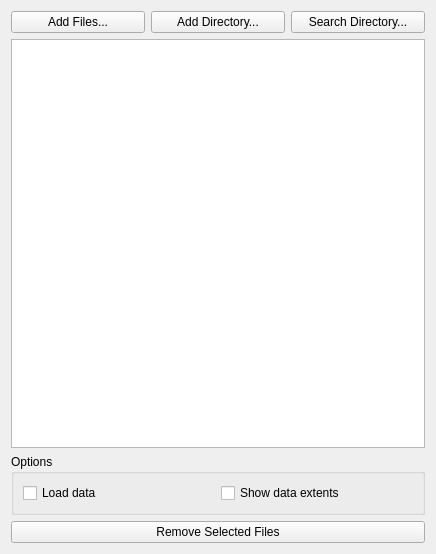
<?xml version="1.0" encoding="UTF-8"?>
<ui version="4.0">
 <class>AddFileSystemWidget</class>
 <widget class="QWidget" name="AddFileSystemWidget">
  <property name="geometry">
   <rect>
    <x>0</x>
    <y>0</y>
    <width>436</width>
    <height>554</height>
   </rect>
  </property>
  <property name="windowTitle">
   <string>Form</string>
  </property>
  <layout class="QVBoxLayout" name="verticalLayout">
   <item>
    <layout class="QHBoxLayout" name="horizontalLayout">
     <item>
      <widget class="QPushButton" name="addFilesButton">
       <property name="text">
        <string>Add Files...</string>
       </property>
      </widget>
     </item>
     <item>
      <widget class="QPushButton" name="addDirectoryButton">
       <property name="text">
        <string>Add Directory...</string>
       </property>
      </widget>
     </item>
     <item>
      <widget class="QPushButton" name="searchDirectoryButton">
       <property name="text">
        <string>Search Directory...</string>
       </property>
      </widget>
     </item>
    </layout>
   </item>
   <item>
    <widget class="QListWidget" name="listWidget"/>
   </item>
   <item>
    <widget class="QGroupBox" name="groupBox">
     <property name="title">
      <string>Options</string>
     </property>
     <layout class="QHBoxLayout" name="horizontalLayout_2">
      <item>
       <widget class="QCheckBox" name="loadDataCheckBox">
        <property name="text">
         <string>Load data</string>
        </property>
       </widget>
      </item>
      <item>
       <widget class="QCheckBox" name="showDataExtentsCheckBox">
        <property name="text">
         <string>Show data extents</string>
        </property>
       </widget>
      </item>
     </layout>
    </widget>
   </item>
   <item>
    <widget class="QPushButton" name="removeSelectedFilesButton">
     <property name="text">
      <string>Remove Selected Files</string>
     </property>
    </widget>
   </item>
  </layout>
 </widget>
 <resources/>
 <connections/>
</ui>
